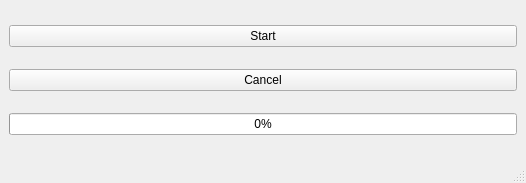
<?xml version="1.0" encoding="UTF-8"?>
<ui version="4.0">
 <class>cumw</class>
 <widget class="QMainWindow" name="cumw">
  <property name="geometry">
   <rect>
    <x>0</x>
    <y>0</y>
    <width>526</width>
    <height>183</height>
   </rect>
  </property>
  <property name="windowTitle">
   <string>QNetworkAccessManagerThreading</string>
  </property>
  <widget class="QWidget" name="centralwidget">
   <layout class="QGridLayout" name="gridLayout">
    <item row="0" column="0">
     <widget class="QPushButton" name="pushButton">
      <property name="text">
       <string>Start</string>
      </property>
     </widget>
    </item>
    <item row="2" column="0">
     <widget class="QProgressBar" name="progressBar">
      <property name="styleSheet">
       <string notr="true">text-align:center;</string>
      </property>
      <property name="value">
       <number>0</number>
      </property>
     </widget>
    </item>
    <item row="1" column="0">
     <widget class="QPushButton" name="pushButton_2">
      <property name="text">
       <string>Cancel</string>
      </property>
     </widget>
    </item>
   </layout>
  </widget>
  <widget class="QStatusBar" name="statusbar"/>
 </widget>
 <resources/>
 <connections/>
</ui>
